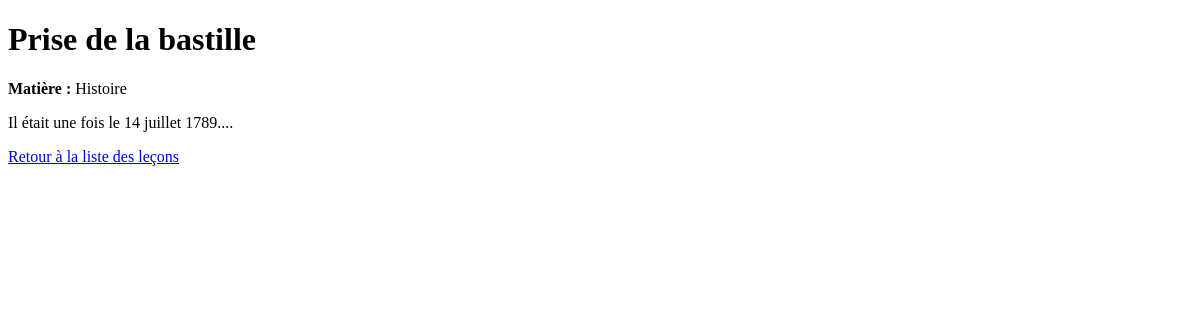
The app's page /lessons/5/, older data.
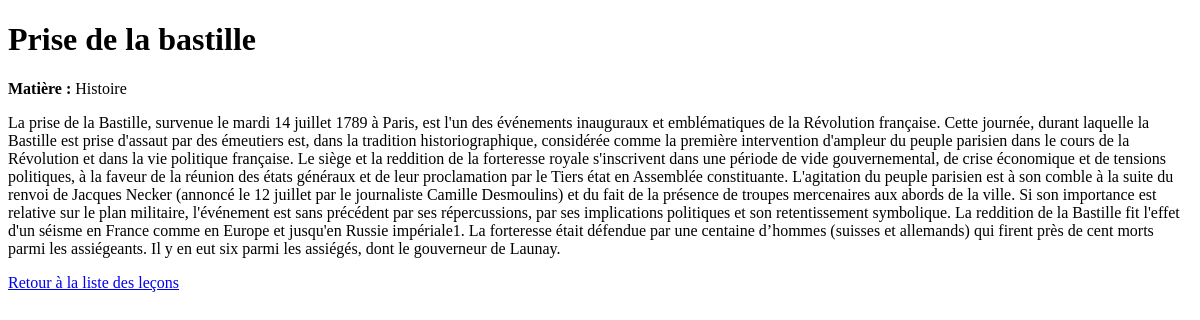
The same page, newer data.
### apps/lessons/models.py (models this page shows, shortened)
class Lesson(models.Model):
    SUBJECT_CHOICES = [
        ('Maths', 'Maths'),
        ('Français', 'Français'),
        ('Anglais', 'Anglais'),
        ('Histoire', 'Histoire'),
    ]
    title = models.CharField(max_length=255)
    subject = models.CharField(max_length=50, choices=SUBJECT_CHOICES)  # Utiliser les choix
    content = models.TextField()
    is_public = models.BooleanField(default=True)

### apps/lessons/views.py (the view)
# urls.py: path('<int:lesson_id>/', views.lesson_detail, name='lesson_detail'),  # Détail d'une leçon
def lesson_detail(request, lesson_id):
    lesson = get_object_or_404(Lesson, pk=lesson_id)
    return render(request, 'lessons/lesson_detail.html', {'lesson': lesson})

### templates/lessons/lesson_detail.html (shortened to what this page needs)
<!DOCTYPE html>
<html>
<head>
</head>
<body>
    <h1>{{ lesson.title }}</h1>
    <p><strong>Matière :</strong> {{ lesson.subject }}</p>
    <p>{{ lesson.content }}</p>
    <a href="{% url 'lessons_list' %}?subject={{ lesson.subject }}">Retour à la liste des leçons</a>
</body>
</html>

Row changes from the older to the newer data that the page shows:
changed Lesson "Prise de la bastille": content "Il était une fois le 14 juillet 1789...." → "La prise de la Bastille, survenue le mardi 14 juillet 1789 à Paris, est l'un des événements inauguraux et emblématiques de la Révolution française. Cette journée, durant laquelle la Bastille est prise d'assaut par des émeutiers est, dans la tradition historiographique, considérée comme la première intervention d'ampleur du peuple parisien dans le cours de la Révolution et dans la vie politique française. Le siège et la reddition de la forteresse royale s'inscrivent dans une période de vide gouvernemental, de crise économique et de tensions politiques, à la faveur de la réunion des états généraux et de leur proclamation par le Tiers état en Assemblée constituante. L'agitation du peuple…"
